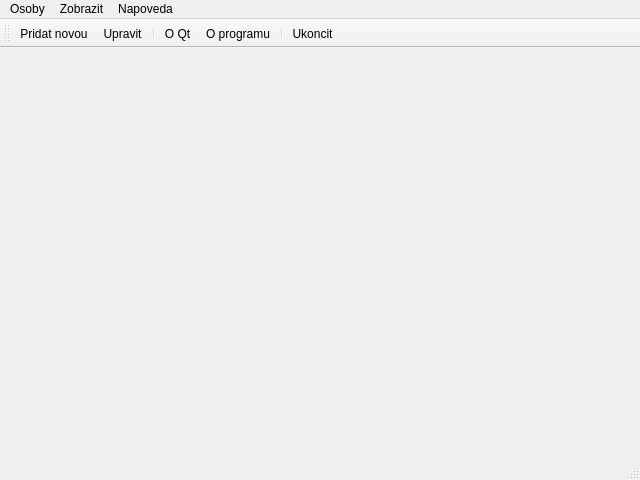
<?xml version="1.0" encoding="UTF-8"?>
<ui version="4.0">
 <class>MainWindow</class>
 <widget class="QMainWindow" name="MainWindow">
  <property name="geometry">
   <rect>
    <x>0</x>
    <y>0</y>
    <width>640</width>
    <height>480</height>
   </rect>
  </property>
  <property name="palette">
   <palette>
    <active/>
    <inactive/>
    <disabled/>
   </palette>
  </property>
  <property name="windowTitle">
   <string>Narozeniny</string>
  </property>
  <property name="windowIcon">
   <iconset>
    <normaloff>:/icon/mainIcon</normaloff>:/icon/mainIcon</iconset>
  </property>
  <widget class="QWidget" name="centralwidget"/>
  <widget class="QMenuBar" name="menubar">
   <property name="geometry">
    <rect>
     <x>0</x>
     <y>0</y>
     <width>640</width>
     <height>21</height>
    </rect>
   </property>
   <widget class="QMenu" name="menuOsoby">
    <property name="title">
     <string>Osoby</string>
    </property>
    <addaction name="actionAddPerson"/>
    <addaction name="actionEditPerson"/>
    <addaction name="separator"/>
    <addaction name="actionExitApp"/>
   </widget>
   <widget class="QMenu" name="menuNapoveda">
    <property name="title">
     <string>Napoveda</string>
    </property>
    <addaction name="actionAboutQtHelp"/>
    <addaction name="actionAboutHelp"/>
   </widget>
   <widget class="QMenu" name="menuZobrazit">
    <property name="title">
     <string>Zobrazit</string>
    </property>
    <addaction name="actionViewToolbar"/>
    <addaction name="actionViewStatusBar"/>
   </widget>
   <addaction name="menuOsoby"/>
   <addaction name="menuZobrazit"/>
   <addaction name="menuNapoveda"/>
  </widget>
  <widget class="QStatusBar" name="statusBar"/>
  <widget class="QToolBar" name="toolBar">
   <property name="windowTitle">
    <string>toolBar</string>
   </property>
   <attribute name="toolBarArea">
    <enum>TopToolBarArea</enum>
   </attribute>
   <attribute name="toolBarBreak">
    <bool>false</bool>
   </attribute>
   <addaction name="actionAddPerson"/>
   <addaction name="actionEditPerson"/>
   <addaction name="separator"/>
   <addaction name="actionAboutQtHelp"/>
   <addaction name="actionAboutHelp"/>
   <addaction name="separator"/>
   <addaction name="actionExitApp"/>
  </widget>
  <action name="actionAddPerson">
   <property name="icon">
    <iconset resource="resources/resources.qrc">
     <normaloff>:/resources/icon/addPerson.png</normaloff>:/resources/icon/addPerson.png</iconset>
   </property>
   <property name="text">
    <string>Pridat novou</string>
   </property>
   <property name="statusTip">
    <string>Vytvori novou osovu nebo udalost</string>
   </property>
   <property name="shortcut">
    <string>Ctrl+N</string>
   </property>
  </action>
  <action name="actionEditPerson">
   <property name="icon">
    <iconset resource="resources/resources.qrc">
     <normaloff>:/resources/icon/editPerson.png</normaloff>:/resources/icon/editPerson.png</iconset>
   </property>
   <property name="text">
    <string>Upravit</string>
   </property>
   <property name="statusTip">
    <string>Upravi existujici osovu nebo udalost</string>
   </property>
   <property name="shortcut">
    <string>Ctrl+E</string>
   </property>
  </action>
  <action name="actionExitApp">
   <property name="icon">
    <iconset resource="resources/resources.qrc">
     <normaloff>:/resources/icon/exit.png</normaloff>:/resources/icon/exit.png</iconset>
   </property>
   <property name="text">
    <string>Ukoncit</string>
   </property>
   <property name="statusTip">
    <string>Ulozi a ukonci program</string>
   </property>
   <property name="shortcut">
    <string>Ctrl+X</string>
   </property>
  </action>
  <action name="actionViewToolbar">
   <property name="checkable">
    <bool>true</bool>
   </property>
   <property name="checked">
    <bool>true</bool>
   </property>
   <property name="text">
    <string>Panel nastroju</string>
   </property>
   <property name="statusTip">
    <string>Prepina skryvani nastrojoveho radku</string>
   </property>
  </action>
  <action name="actionViewStatusBar">
   <property name="checkable">
    <bool>true</bool>
   </property>
   <property name="checked">
    <bool>true</bool>
   </property>
   <property name="text">
    <string>Stavovy radek</string>
   </property>
   <property name="statusTip">
    <string>Prepina zobrazovani statusoveho radku</string>
   </property>
  </action>
  <action name="actionAboutQtHelp">
   <property name="icon">
    <iconset resource="resources/resources.qrc">
     <normaloff>:/resources/icon/qt.png</normaloff>:/resources/icon/qt.png</iconset>
   </property>
   <property name="text">
    <string>O Qt</string>
   </property>
   <property name="statusTip">
    <string>Zobrazi napovedu o frameworku Qt.</string>
   </property>
  </action>
  <action name="actionAboutHelp">
   <property name="icon">
    <iconset resource="resources/resources.qrc">
     <normaloff>:/resources/icon/about.png</normaloff>:/resources/icon/about.png</iconset>
   </property>
   <property name="text">
    <string>O programu</string>
   </property>
   <property name="toolTip">
    <string>O programu</string>
   </property>
   <property name="statusTip">
    <string>Zobrazit napovedu o programu</string>
   </property>
  </action>
 </widget>
 <resources>
  <include location="resources/resources.qrc"/>
 </resources>
 <connections/>
</ui>
